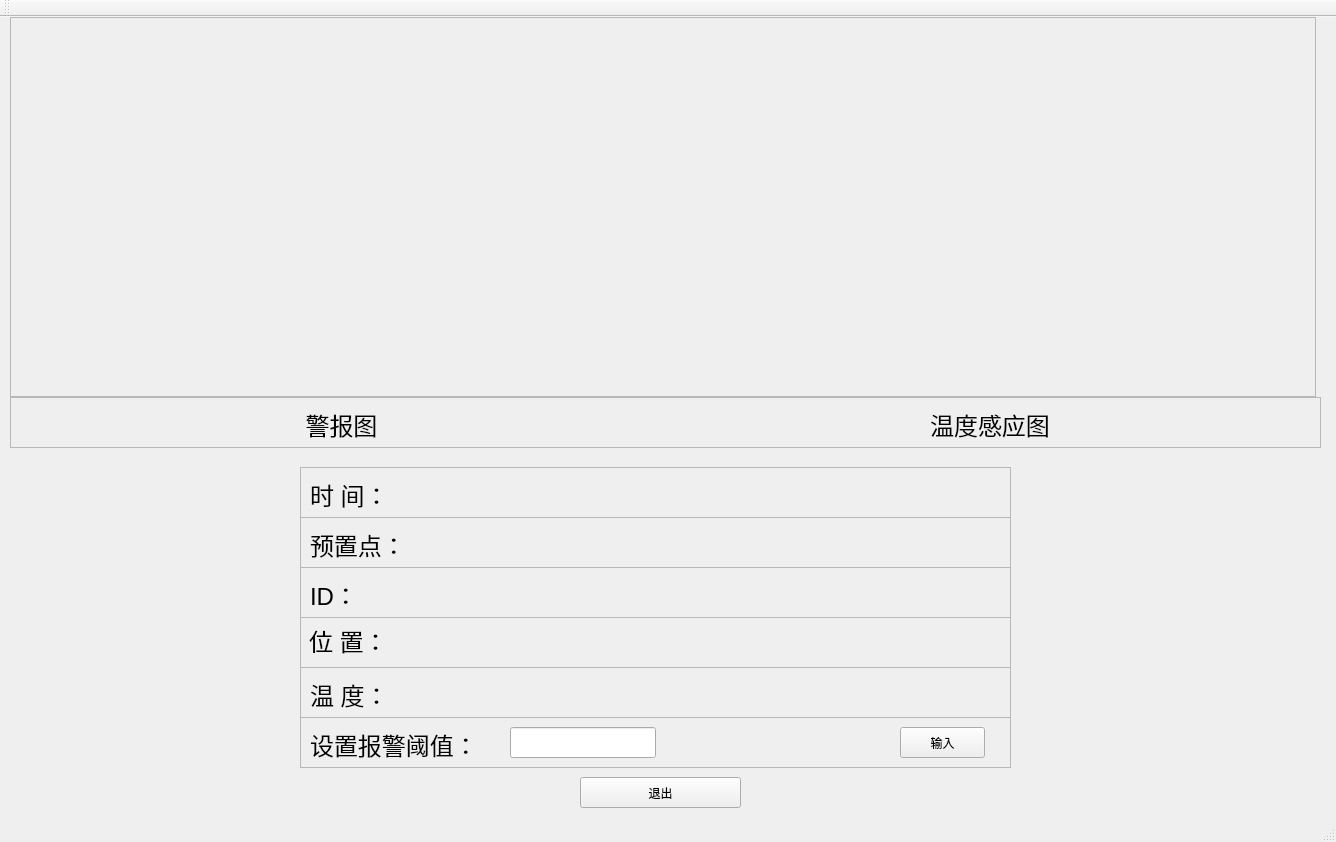
<?xml version="1.0" encoding="UTF-8"?>
<ui version="4.0">
 <class>MainWindow</class>
 <widget class="QMainWindow" name="MainWindow">
  <property name="geometry">
   <rect>
    <x>0</x>
    <y>0</y>
    <width>1336</width>
    <height>842</height>
   </rect>
  </property>
  <property name="windowTitle">
   <string>MainWindow</string>
  </property>
  <widget class="QWidget" name="centralWidget">
   <widget class="QPushButton" name="pushButton">
    <property name="geometry">
     <rect>
      <x>580</x>
      <y>760</y>
      <width>161</width>
      <height>31</height>
     </rect>
    </property>
    <property name="text">
     <string>退出</string>
    </property>
   </widget>
   <widget class="QFrame" name="frame">
    <property name="geometry">
     <rect>
      <x>10</x>
      <y>0</y>
      <width>1306</width>
      <height>380</height>
     </rect>
    </property>
    <property name="frameShape">
     <enum>QFrame::StyledPanel</enum>
    </property>
    <property name="frameShadow">
     <enum>QFrame::Raised</enum>
    </property>
    <layout class="QHBoxLayout" name="horizontalLayout">
     <item>
      <widget class="QLabel" name="label_11">
       <property name="minimumSize">
        <size>
         <width>640</width>
         <height>360</height>
        </size>
       </property>
       <property name="maximumSize">
        <size>
         <width>640</width>
         <height>360</height>
        </size>
       </property>
       <property name="text">
        <string/>
       </property>
      </widget>
     </item>
     <item>
      <widget class="QLabel" name="label_12">
       <property name="minimumSize">
        <size>
         <width>640</width>
         <height>360</height>
        </size>
       </property>
       <property name="maximumSize">
        <size>
         <width>640</width>
         <height>360</height>
        </size>
       </property>
       <property name="text">
        <string/>
       </property>
      </widget>
     </item>
    </layout>
   </widget>
   <widget class="QFrame" name="frame_2">
    <property name="geometry">
     <rect>
      <x>10</x>
      <y>380</y>
      <width>1311</width>
      <height>51</height>
     </rect>
    </property>
    <property name="frameShape">
     <enum>QFrame::StyledPanel</enum>
    </property>
    <property name="frameShadow">
     <enum>QFrame::Raised</enum>
    </property>
    <widget class="QLabel" name="label_4">
     <property name="geometry">
      <rect>
       <x>10</x>
       <y>10</y>
       <width>643</width>
       <height>31</height>
      </rect>
     </property>
     <property name="text">
      <string>&lt;html&gt;&lt;head/&gt;&lt;body&gt;&lt;p align=&quot;center&quot;&gt;&lt;span style=&quot; font-size:18pt;&quot;&gt;警报图&lt;/span&gt;&lt;/p&gt;&lt;/body&gt;&lt;/html&gt;</string>
     </property>
    </widget>
    <widget class="QLabel" name="label_5">
     <property name="geometry">
      <rect>
       <x>659</x>
       <y>10</y>
       <width>642</width>
       <height>31</height>
      </rect>
     </property>
     <property name="text">
      <string>&lt;html&gt;&lt;head/&gt;&lt;body&gt;&lt;p align=&quot;center&quot;&gt;&lt;span style=&quot; font-size:18pt;&quot;&gt;温度感应图&lt;/span&gt;&lt;/p&gt;&lt;/body&gt;&lt;/html&gt;</string>
     </property>
    </widget>
   </widget>
   <widget class="QFrame" name="frame_3">
    <property name="geometry">
     <rect>
      <x>300</x>
      <y>450</y>
      <width>711</width>
      <height>51</height>
     </rect>
    </property>
    <property name="frameShape">
     <enum>QFrame::StyledPanel</enum>
    </property>
    <property name="frameShadow">
     <enum>QFrame::Raised</enum>
    </property>
    <widget class="QLabel" name="label_7">
     <property name="geometry">
      <rect>
       <x>109</x>
       <y>10</y>
       <width>581</width>
       <height>31</height>
      </rect>
     </property>
     <property name="palette">
      <palette>
       <active>
        <colorrole role="Base">
         <brush brushstyle="SolidPattern">
          <color alpha="255">
           <red>150</red>
           <green>150</green>
           <blue>150</blue>
          </color>
         </brush>
        </colorrole>
       </active>
       <inactive>
        <colorrole role="Base">
         <brush brushstyle="SolidPattern">
          <color alpha="255">
           <red>150</red>
           <green>150</green>
           <blue>150</blue>
          </color>
         </brush>
        </colorrole>
       </inactive>
       <disabled>
        <colorrole role="Base">
         <brush brushstyle="SolidPattern">
          <color alpha="255">
           <red>255</red>
           <green>255</green>
           <blue>255</blue>
          </color>
         </brush>
        </colorrole>
       </disabled>
      </palette>
     </property>
     <property name="font">
      <font>
       <pointsize>14</pointsize>
       <italic>true</italic>
      </font>
     </property>
     <property name="text">
      <string/>
     </property>
    </widget>
    <widget class="QLabel" name="label">
     <property name="geometry">
      <rect>
       <x>10</x>
       <y>10</y>
       <width>71</width>
       <height>31</height>
      </rect>
     </property>
     <property name="minimumSize">
      <size>
       <width>67</width>
       <height>0</height>
      </size>
     </property>
     <property name="text">
      <string notr="true">&lt;html&gt;&lt;head/&gt;&lt;body&gt;&lt;p&gt;&lt;span style=&quot; font-size:18pt;&quot;&gt;时 间：&lt;/span&gt;&lt;/p&gt;&lt;/body&gt;&lt;/html&gt;</string>
     </property>
     <property name="textFormat">
      <enum>Qt::RichText</enum>
     </property>
     <property name="alignment">
      <set>Qt::AlignLeading|Qt::AlignLeft|Qt::AlignVCenter</set>
     </property>
     <property name="textInteractionFlags">
      <set>Qt::TextEditable|Qt::TextSelectableByMouse</set>
     </property>
    </widget>
   </widget>
   <widget class="QFrame" name="frame_5">
    <property name="geometry">
     <rect>
      <x>300</x>
      <y>500</y>
      <width>711</width>
      <height>51</height>
     </rect>
    </property>
    <property name="frameShape">
     <enum>QFrame::StyledPanel</enum>
    </property>
    <property name="frameShadow">
     <enum>QFrame::Raised</enum>
    </property>
    <widget class="QLabel" name="label_8">
     <property name="geometry">
      <rect>
       <x>109</x>
       <y>10</y>
       <width>581</width>
       <height>31</height>
      </rect>
     </property>
     <property name="font">
      <font>
       <pointsize>14</pointsize>
       <italic>true</italic>
      </font>
     </property>
     <property name="text">
      <string/>
     </property>
    </widget>
    <widget class="QLabel" name="label_2">
     <property name="geometry">
      <rect>
       <x>10</x>
       <y>10</y>
       <width>91</width>
       <height>31</height>
      </rect>
     </property>
     <property name="text">
      <string>&lt;html&gt;&lt;head/&gt;&lt;body&gt;&lt;p&gt;&lt;span style=&quot; font-size:18pt;&quot;&gt;预置点：&lt;/span&gt;&lt;/p&gt;&lt;/body&gt;&lt;/html&gt;</string>
     </property>
    </widget>
   </widget>
   <widget class="QFrame" name="frame_6">
    <property name="geometry">
     <rect>
      <x>300</x>
      <y>550</y>
      <width>711</width>
      <height>51</height>
     </rect>
    </property>
    <property name="frameShape">
     <enum>QFrame::StyledPanel</enum>
    </property>
    <property name="frameShadow">
     <enum>QFrame::Raised</enum>
    </property>
    <widget class="QLabel" name="label_9">
     <property name="geometry">
      <rect>
       <x>109</x>
       <y>10</y>
       <width>581</width>
       <height>31</height>
      </rect>
     </property>
     <property name="font">
      <font>
       <pointsize>14</pointsize>
       <italic>true</italic>
      </font>
     </property>
     <property name="text">
      <string/>
     </property>
    </widget>
    <widget class="QLabel" name="label_3">
     <property name="geometry">
      <rect>
       <x>10</x>
       <y>10</y>
       <width>51</width>
       <height>31</height>
      </rect>
     </property>
     <property name="text">
      <string>&lt;html&gt;&lt;head/&gt;&lt;body&gt;&lt;p&gt;&lt;span style=&quot; font-size:18pt;&quot;&gt;        ID：&lt;/span&gt;&lt;/p&gt;&lt;/body&gt;&lt;/html&gt;</string>
     </property>
    </widget>
   </widget>
   <widget class="QFrame" name="frame_7">
    <property name="geometry">
     <rect>
      <x>300</x>
      <y>650</y>
      <width>711</width>
      <height>51</height>
     </rect>
    </property>
    <property name="frameShape">
     <enum>QFrame::StyledPanel</enum>
    </property>
    <property name="frameShadow">
     <enum>QFrame::Raised</enum>
    </property>
    <widget class="QLabel" name="label_6">
     <property name="geometry">
      <rect>
       <x>10</x>
       <y>10</y>
       <width>71</width>
       <height>31</height>
      </rect>
     </property>
     <property name="text">
      <string>&lt;html&gt;&lt;head/&gt;&lt;body&gt;&lt;p&gt;&lt;span style=&quot; font-size:18pt;&quot;&gt;温 度：&lt;/span&gt;&lt;/p&gt;&lt;/body&gt;&lt;/html&gt;</string>
     </property>
    </widget>
    <widget class="QLabel" name="label_10">
     <property name="geometry">
      <rect>
       <x>109</x>
       <y>10</y>
       <width>581</width>
       <height>31</height>
      </rect>
     </property>
     <property name="font">
      <font>
       <pointsize>14</pointsize>
       <italic>true</italic>
      </font>
     </property>
     <property name="text">
      <string/>
     </property>
    </widget>
   </widget>
   <widget class="QFrame" name="frame_4">
    <property name="geometry">
     <rect>
      <x>300</x>
      <y>700</y>
      <width>711</width>
      <height>51</height>
     </rect>
    </property>
    <property name="frameShape">
     <enum>QFrame::StyledPanel</enum>
    </property>
    <property name="frameShadow">
     <enum>QFrame::Raised</enum>
    </property>
    <widget class="QLineEdit" name="lineEdit">
     <property name="geometry">
      <rect>
       <x>210</x>
       <y>10</y>
       <width>146</width>
       <height>31</height>
      </rect>
     </property>
    </widget>
    <widget class="QLabel" name="label_13">
     <property name="geometry">
      <rect>
       <x>10</x>
       <y>10</y>
       <width>171</width>
       <height>31</height>
      </rect>
     </property>
     <property name="text">
      <string>&lt;html&gt;&lt;head/&gt;&lt;body&gt;&lt;p&gt;&lt;span style=&quot; font-size:18pt;&quot;&gt;设置报警阈值：&lt;/span&gt;&lt;/p&gt;&lt;/body&gt;&lt;/html&gt;</string>
     </property>
    </widget>
    <widget class="QPushButton" name="pushButton_2">
     <property name="geometry">
      <rect>
       <x>600</x>
       <y>10</y>
       <width>85</width>
       <height>31</height>
      </rect>
     </property>
     <property name="text">
      <string>输入</string>
     </property>
    </widget>
   </widget>
   <widget class="QFrame" name="frame_8">
    <property name="geometry">
     <rect>
      <x>300</x>
      <y>600</y>
      <width>711</width>
      <height>51</height>
     </rect>
    </property>
    <property name="frameShape">
     <enum>QFrame::StyledPanel</enum>
    </property>
    <property name="frameShadow">
     <enum>QFrame::Raised</enum>
    </property>
    <widget class="QLabel" name="label_15">
     <property name="geometry">
      <rect>
       <x>111</x>
       <y>8</y>
       <width>581</width>
       <height>31</height>
      </rect>
     </property>
     <property name="font">
      <font>
       <pointsize>14</pointsize>
       <italic>true</italic>
      </font>
     </property>
     <property name="text">
      <string/>
     </property>
    </widget>
    <widget class="QLabel" name="label_14">
     <property name="geometry">
      <rect>
       <x>9</x>
       <y>8</y>
       <width>71</width>
       <height>31</height>
      </rect>
     </property>
     <property name="font">
      <font>
       <pointsize>18</pointsize>
       <italic>false</italic>
      </font>
     </property>
     <property name="text">
      <string>位 置：</string>
     </property>
    </widget>
   </widget>
  </widget>
  <widget class="QMenuBar" name="menuBar">
   <property name="geometry">
    <rect>
     <x>0</x>
     <y>0</y>
     <width>1336</width>
     <height>25</height>
    </rect>
   </property>
  </widget>
  <widget class="QToolBar" name="mainToolBar">
   <attribute name="toolBarArea">
    <enum>TopToolBarArea</enum>
   </attribute>
   <attribute name="toolBarBreak">
    <bool>false</bool>
   </attribute>
  </widget>
  <widget class="QStatusBar" name="statusBar"/>
 </widget>
 <layoutdefault spacing="6" margin="11"/>
 <tabstops>
  <tabstop>pushButton</tabstop>
 </tabstops>
 <resources/>
 <connections/>
</ui>
